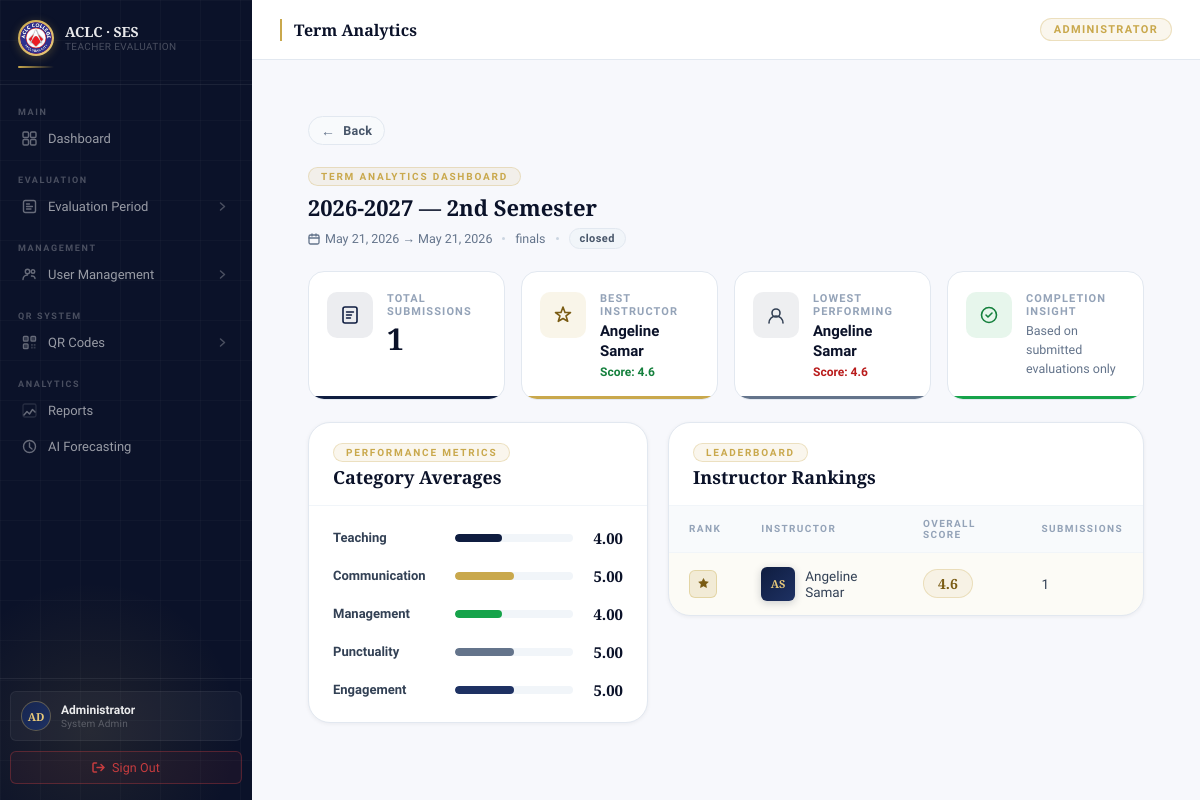
The app's page /evaluation/evaluation/archive/5/ (signed in) with its own data.
### evaluation/models.py (models this page shows, shortened)
class EvaluationPeriod(models.Model):
    SEMESTER_CHOICES = (
        ('1st', 'First Semester'),
        ('2nd', 'Second Semester'),
    )
    TERM_CHOICES = (
        ('prelims', 'Prelims'),
        ('midterm', 'Midterm'),
        ('prefinals', 'Pre-Finals'),
        ('finals', 'Finals'),
    )
    school_year = models.CharField(max_length=20)
    semester = models.CharField(
        max_length=20,
        choices=SEMESTER_CHOICES
    )
    term = models.CharField(
        max_length=20,
        choices=TERM_CHOICES
    )
    start_date = models.DateField()
    end_date = models.DateField()
    is_active = models.BooleanField(default=False)
    @property
    def status(self):
        today = timezone.now().date()
        if self.end_date < today:
            return "closed"
        if self.is_active:
            return "active"
        return "draft"

### users/models.py (models this page shows, shortened)
class User(AbstractUser):
    ROLE_CHOICES = (
        ('admin', 'Admin'),
        ('student', 'Student'),
        ('instructor', 'Instructor'),
    )
    DEPARTMENT_CHOICES = (
        ('it', 'IT Department'),
        ('gened', 'General Education Department'),
    )
    PROGRAM_CHOICES = (
        ('it', 'BSIT'),
        ('cs', 'BSCS'),
        ('hm', 'BSHM'),
        ('ad', 'BSAD'),
        ('ac', 'BSA'),
    )
    email = models.EmailField(unique=True)
    middle_name = models.CharField(max_length=50, blank=True)
    role = models.CharField(max_length=20, choices=ROLE_CHOICES)
    department = models.CharField(max_length=20, choices=DEPARTMENT_CHOICES, blank=True, null=True)
    must_change_password = models.BooleanField(default=True)
    program = models.CharField(
    max_length=10,
    choices=PROGRAM_CHOICES,
    blank=True
)
    section = models.CharField(max_length=50, blank=True)
    USERNAME_FIELD = 'email'
    REQUIRED_FIELDS = ['username']

### evaluation/views.py (the view)
    def wrapper(request, *args, **kwargs):
        if not request.user.is_authenticated or request.user.role != 'admin':
            return redirect('login')
        return view_func(request, *args, **kwargs)

### evaluation/templates/evaluation/evaluation_term_detail.html
{% extends 'base.html' %}
{% load static %}
{% block extra_css %}
<link rel="stylesheet" href="{% static 'evaluation/css/evaluation_detail.css' %}">
{% endblock %}
{% block page_title %}Term Analytics{% endblock %}
{% block content %}
<div class="detail-page">
    <a href="javascript:history.back()" class="detail-back-btn">
        <span class="detail-back-btn__icon">←</span>
        <span class="detail-back-btn__text">Back</span>
    </a>
    <div class="detail-header">
        <div class="detail-header__left">
            <span class="detail-tag">Term Analytics Dashboard</span>
            <h2 class="detail-title">
                {{ period.school_year }} — {{ period.semester }} Semester
            </h2>
            <div class="detail-meta">
                <span class="detail-meta__item">
                    <svg width="12" height="12" viewBox="0 0 12 12" fill="none">
                        <rect x="1" y="2" width="10" height="9" rx="1.5" stroke="currentColor" stroke-width="1.3"/>
                        <path d="M4 1v2M8 1v2M1 5h10" stroke="currentColor" stroke-width="1.3" stroke-linecap="round"/>
                    </svg>
                    {{ period.start_date }} → {{ period.end_date }}
                </span>
                <span class="detail-meta__dot"></span>
                <span class="detail-meta__item">{{ period.term }}</span>
                <span class="detail-meta__dot"></span>
                <span class="detail-meta__item">
                    <span class="status-pill status-pill--{{ period.status|lower }}">
                        {{ period.status }}
                    </span>
                </span>
            </div>
        </div>
    </div>
    <div class="kpi-grid">
        <div class="kpi-card">
            <div class="kpi-card__icon kpi-icon--navy">
                <svg width="20" height="20" viewBox="0 0 20 20" fill="none">
                    <rect x="3" y="2" width="14" height="16" rx="2" stroke="currentColor" stroke-width="1.6"/>
                    <path d="M6.5 7h7M6.5 10h5M6.5 13h4"
                          stroke="currentColor" stroke-width="1.4" stroke-linecap="round"/>
                </svg>
            </div>
            <div class="kpi-card__body">
                <span class="kpi-label">Total Submissions</span>
                <span class="kpi-value">{{ total_submissions }}</span>
            </div>
            <div class="kpi-bar kpi-bar--navy"></div>
        </div>
        <div class="kpi-card">
            <div class="kpi-card__icon kpi-icon--gold">
                <svg width="20" height="20" viewBox="0 0 20 20" fill="none">
                    <path d="M10 2l2 5.5h5.5l-4.5 3.3 1.7 5.5L10 13.5l-4.7 2.8 1.7-5.5L2.5 7.5H8z"
                          stroke="currentColor" stroke-width="1.6" stroke-linejoin="round"/>
                </svg>
            </div>
            <div class="kpi-card__body">
                <span class="kpi-label">Best Instructor</span>
                <span class="kpi-value kpi-value--md">{{ best_teacher.instructor.get_full_name }}</span>
                <span class="kpi-sub kpi-sub--green">Score: {{ best_teacher.overall }}</span>
            </div>
            <div class="kpi-bar kpi-bar--gold"></div>
        </div>
        <div class="kpi-card">
            <div class="kpi-card__icon kpi-icon--slate">
                <svg width="20" height="20" viewBox="0 0 20 20" fill="none">
                    <circle cx="10" cy="8" r="4" stroke="currentColor" stroke-width="1.6"/>
                    <path d="M3 18c0-3.866 3.134-7 7-7s7 3.134 7 7"
                          stroke="currentColor" stroke-width="1.6" stroke-linecap="round"/>
                </svg>
            </div>
            <div class="kpi-card__body">
                <span class="kpi-label">Lowest Performing</span>
                <span class="kpi-value kpi-value--md">{{ worst_teacher.instructor.get_full_name }}</span>
                <span class="kpi-sub kpi-sub--red">Score: {{ worst_teacher.overall }}</span>
            </div>
            <div class="kpi-bar kpi-bar--slate"></div>
        </div>
        <div class="kpi-card">
            <div class="kpi-card__icon kpi-icon--green">
                <svg width="20" height="20" viewBox="0 0 20 20" fill="none">
                    <circle cx="10" cy="10" r="7.5" stroke="currentColor" stroke-width="1.6"/>
                    <path d="M7 10l2 2 4-4"
                          stroke="currentColor" stroke-width="1.6"
                          stroke-linecap="round" stroke-linejoin="round"/>
                </svg>
            </div>
            <div class="kpi-card__body">
                <span class="kpi-label">Completion Insight</span>
                <span class="kpi-value kpi-value--sm kpi-value--muted">
                    Based on submitted evaluations only
                </span>
            </div>
            <div class="kpi-bar kpi-bar--green"></div>
        </div>
    </div>
    <div class="content-row">
        <div class="panel panel--category">
            <div class="panel__header">
                <span class="panel__tag">Performance Metrics</span>
                <h3 class="panel__title">Category Averages</h3>
            </div>
            <div class="panel__body">
                <div class="category-list">
                    <div class="cat-row">
                        <span class="cat-row__label">Teaching</span>
                        <div class="cat-row__bar-wrap">
                            <div class="cat-row__bar cat-bar--navy"
                                 style="width: {{ category_avg.teaching|floatformat:0 }}0%"></div>
                        </div>
                        <span class="cat-row__score">{{ category_avg.teaching|floatformat:2 }}</span>
                    </div>
                    <div class="cat-row">
                        <span class="cat-row__label">Communication</span>
                        <div class="cat-row__bar-wrap">
                            <div class="cat-row__bar cat-bar--gold"
                                 style="width: {{ category_avg.communication|floatformat:0 }}0%"></div>
                        </div>
                        <span class="cat-row__score">{{ category_avg.communication|floatformat:2 }}</span>
                    </div>
                    <div class="cat-row">
                        <span class="cat-row__label">Management</span>
                        <div class="cat-row__bar-wrap">
                            <div class="cat-row__bar cat-bar--green"
                                 style="width: {{ category_avg.management|floatformat:0 }}0%"></div>
                        </div>
                        <span class="cat-row__score">{{ category_avg.management|floatformat:2 }}</span>
                    </div>
                    <div class="cat-row">
                        <span class="cat-row__label">Punctuality</span>
                        <div class="cat-row__bar-wrap">
                            <div class="cat-row__bar cat-bar--slate"
                                 style="width: {{ category_avg.punctuality|floatformat:0 }}0%"></div>
                        </div>
                        <span class="cat-row__score">{{ category_avg.punctuality|floatformat:2 }}</span>
                    </div>
                    <div class="cat-row">
                        <span class="cat-row__label">Engagement</span>
                        <div class="cat-row__bar-wrap">
                            <div class="cat-row__bar cat-bar--mid"
                                 style="width: {{ category_avg.engagement|floatformat:0 }}0%"></div>
                        </div>
                        <span class="cat-row__score">{{ category_avg.engagement|floatformat:2 }}</span>
                    </div>
                </div>
            </div>
        </div>
        <div class="panel panel--ranking">
            <div class="panel__header">
                <span class="panel__tag">Leaderboard</span>
                <h3 class="panel__title">Instructor Rankings</h3>
            </div>
            <div class="table-wrap">
                <table class="rank-table">
                    <thead>
                        <tr>
                            <th>Rank</th>
                            <th>Instructor</th>
                            <th>Overall Score</th>
                            <th>Submissions</th>
                        </tr>
                    </thead>
                    <tbody>
                        {% for item in instructor_data %}
                        <tr {% if forloop.first %}class="rank-row--top"{% endif %}>
                            <td>
                                <span class="rank-num rank-num--{{ forloop.counter }}">
                                    {% if forloop.counter == 1 %}
                                        <svg width="13" height="13" viewBox="0 0 13 13" fill="none">
                                            <path d="M6.5 1.5l1.5 3 3.3.5-2.4 2.3.6 3.2-3-1.6-3 1.6.6-3.2L1.7 5l3.3-.5z"
                                                  fill="currentColor" stroke="currentColor"
                                                  stroke-width="0.6" stroke-linejoin="round"/>
                                        </svg>
                                    {% else %}
                                        {{ forloop.counter }}
                                    {% endif %}
                                </span>
                            </td>
                            <td>
                                <div class="rank-instructor">
                                    <div class="rank-avatar">
                                        {{ item.instructor.first_name|first }}{{ item.instructor.last_name|first }}
                                    </div>
                                    <span>{{ item.instructor.get_full_name }}</span>
                                </div>
                            </td>
                            <td>
                                <span class="rank-score">{{ item.overall }}</span>
                            </td>
                            <td class="rank-count">{{ item.count }}</td>
                        </tr>
                        {% endfor %}
                    </tbody>
                </table>
            </div>
        </div>
    </div>
</div>
{% endblock %}

### records on screen
EvaluationPeriod: school_year "2026-2027", semester "2nd", start_date "May 21, 2026", end_date "May 21, 2026", term "finals", status "closed"
User: instructor.get_full_name "Angeline Samar", instructor.first_name|first "A", instructor.last_name|first "S", overall "4.6", count "1"

### other values on screen
{{ total_submissions }} "1"
{{ best_teacher.overall }} "4.6"
{{ worst_teacher.overall }} "4.6"
{{ category_avg.teaching|floatformat:2 }} "4.00"
{{ category_avg.communication|floatformat:2 }} "5.00"
{{ category_avg.management|floatformat:2 }} "4.00"
{{ category_avg.punctuality|floatformat:2 }} "5.00"
{{ category_avg.engagement|floatformat:2 }} "5.00"
